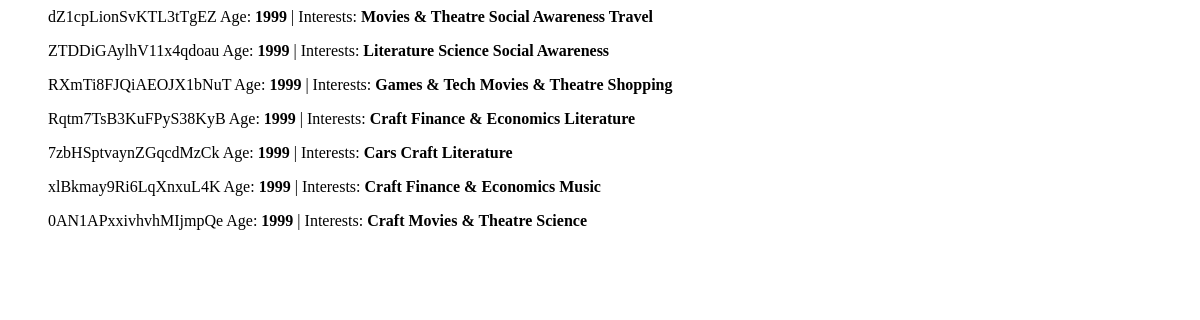
/popclick/profiles/, run on an earlier commit of the app's database.
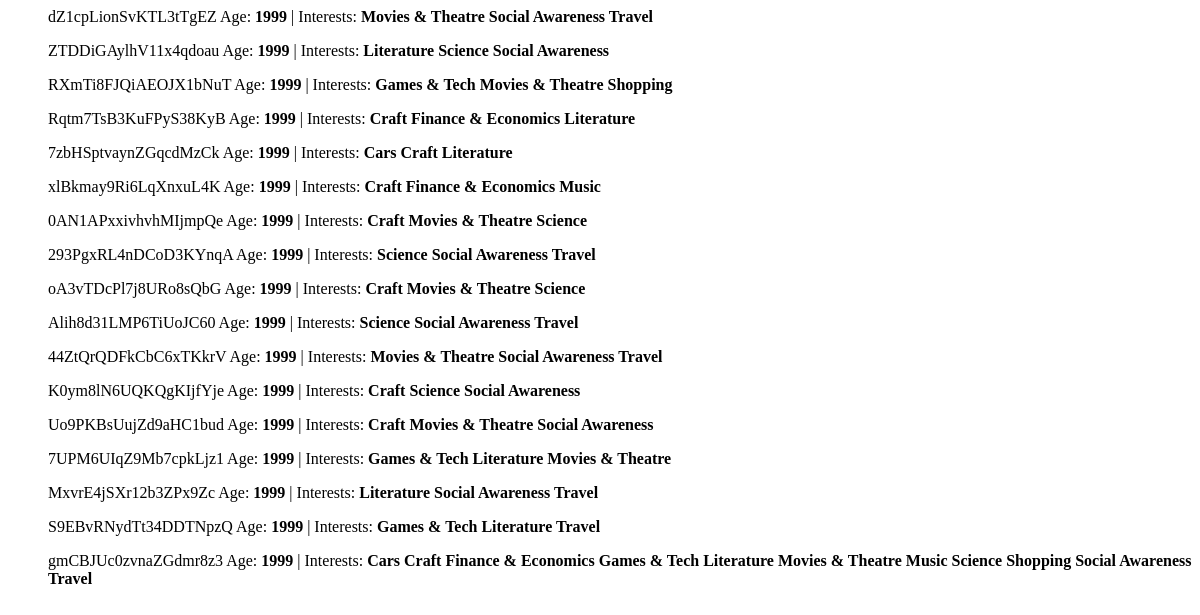
And on a later commit of the database.
### popclick/models.py (models this page shows, shortened)
class Profile(models.Model):
    age = models.IntegerField(default=0)
    token = models.CharField(unique=True, max_length=200)
    logtime = models.DateTimeField(auto_now=True)
    gender = models.CharField(max_length=20, default=None)
    interests = models.ManyToManyField(Interest, through='ProfileInterest')
    activated = models.BooleanField(default=False)
    created_at = models.DateTimeField(auto_now_add=True)
    updated_at = models.DateTimeField(auto_now=True)

class Interest(models.Model):
    name = models.CharField(max_length=200, primary_key=True, unique=True)

### popclick/views.py (the view)
def profiles(request):
    profiles = Profile.objects.all()
    interests = Interest.objects.all()
    profile_interests = {}
    for each_prof in profiles:
        curr_interests = each_prof.interests.all()
        curr_int_names = []
        for each_int in curr_interests:
            curr_int_names.append(each_int.name)
        profile_interests[each_prof.token] = curr_int_names
    context = { 'profile_interests': profile_interests, 'profiles': profiles, 'interests': interests}
    return render(request, 'profiles.html', context)

### popclick/templates/profiles.html
{% for profile in profiles %}
<ul>
	<il>{{ profile.token }}</il>
	<il>Age: <b>{{ profile.age }}</b></il>
	|
	<il>Interests: {% for pr, v in profile_interests.items %}
			{% if pr == profile.token %}
				<b>{% for i in v %}
					{{ i }}
				{% endfor %}</b>
			{% endif %}
		{% endfor %}
	</il>
</ul>
{% endfor %}

What changed in the data, as far as the page shows it:
added Profile: token "293PgxRL4nDCoD3KYnqA", age "1999", v "Science" "Social Awareness" "Travel"
added Profile: token "oA3vTDcPl7j8URo8sQbG", age "1999", v "Craft" "Movies & Theatre" "Science"
added Profile: token "Alih8d31LMP6TiUoJC60", age "1999", v "Science" "Social Awareness" "Travel"
added Profile: token "44ZtQrQDFkCbC6xTKkrV", age "1999", v "Movies & Theatre" "Social Awareness" "Travel"
added Profile: token "K0ym8lN6UQKQgKIjfYje", age "1999", v "Craft" "Science" "Social Awareness"
added Profile: token "Uo9PKBsUujZd9aHC1bud", age "1999", v "Craft" "Movies & Theatre" "Social Awareness"
added Profile: token "7UPM6UIqZ9Mb7cpkLjz1", age "1999", v "Games & Tech" "Literature" "Movies & Theatre"
added Profile: token "MxvrE4jSXr12b3ZPx9Zc", age "1999", v "Literature" "Social Awareness" "Travel"
added Profile: token "S9EBvRNydTt34DDTNpzQ", age "1999", v "Games & Tech" "Literature" "Travel"
added Profile: token "gmCBJUc0zvnaZGdmr8z3", age "1999", v "Cars" "Craft" "Finance & Economics" "Games & Tech" "Literature" "Movies & Theatre" "Music" "Science" "Shopping" "Social Awareness" "Travel"
